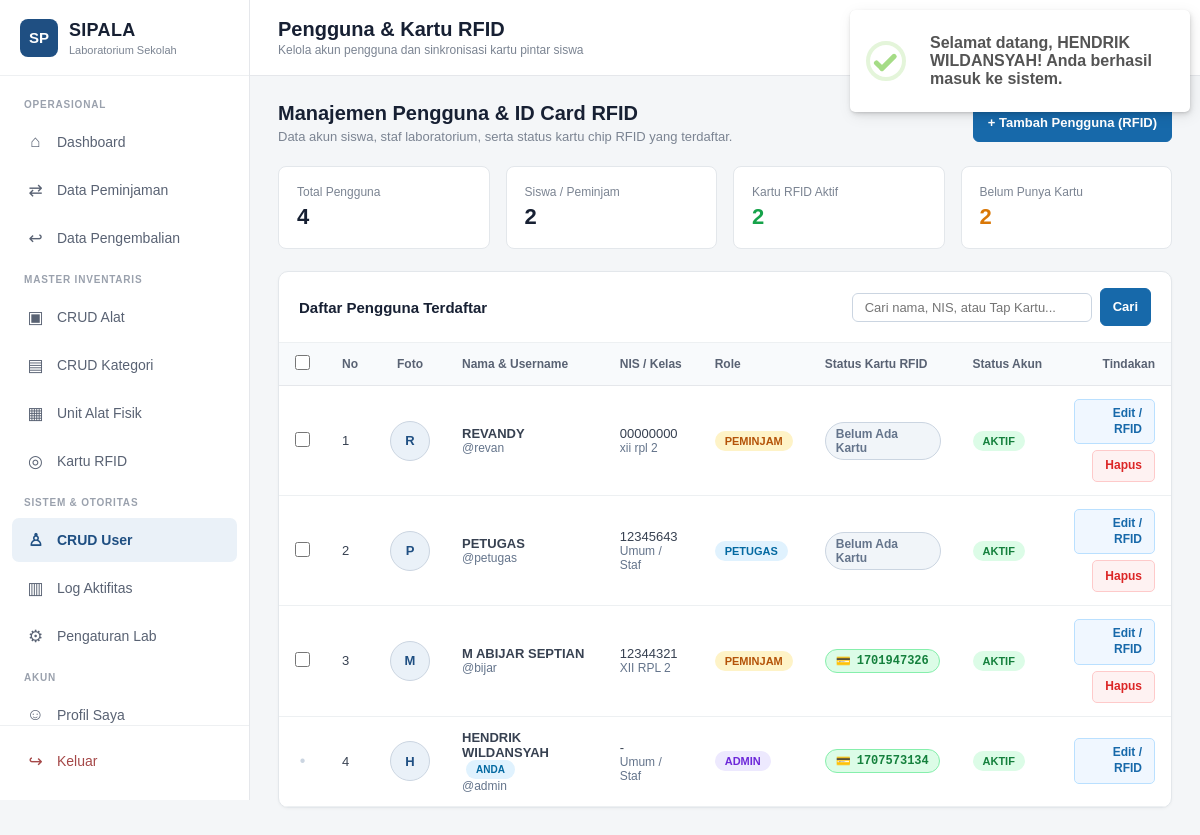
The app's page /admin/pengguna/index.php (signed in), older data.
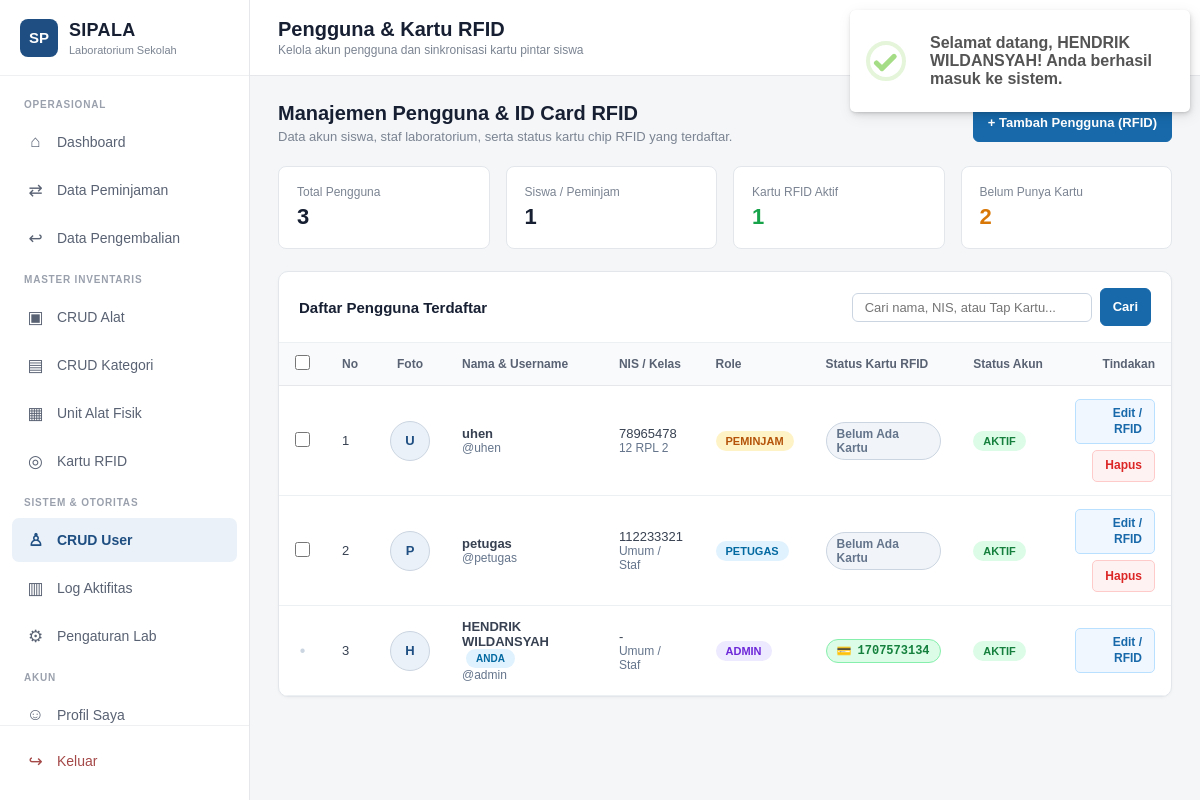
The same page, newer data.
### tables this page shows
CREATE TABLE `users` (
  `id` int(10) unsigned NOT NULL AUTO_INCREMENT,
  `nama` varchar(100) NOT NULL,
  `nis` varchar(32) DEFAULT NULL,
  `username` varchar(50) NOT NULL,
  `password` varchar(255) NOT NULL,
  `role` enum('admin','petugas','peminjam') NOT NULL DEFAULT 'peminjam',
  `kelas` varchar(50) DEFAULT NULL,
  `rfid_uid` varchar(100) DEFAULT NULL,
  `no_hp` varchar(25) DEFAULT NULL,
  `alamat` text DEFAULT NULL,
  `foto` varchar(255) DEFAULT NULL,
  `status` enum('aktif','nonaktif') NOT NULL DEFAULT 'aktif',
  `created_at` timestamp NOT NULL DEFAULT current_timestamp(),
  `updated_at` timestamp NOT NULL DEFAULT current_timestamp() ON UPDATE current_timestamp(),
  PRIMARY KEY (`id`),
  UNIQUE KEY `uq_users_username` (`username`),
  UNIQUE KEY `uq_users_nis` (`nis`),
  UNIQUE KEY `uq_users_rfid` (`rfid_uid`),
  KEY `idx_users_role_status` (`role`,`status`),
  KEY `idx_users_nama` (`nama`)
);

### includes/functions.php (called while the page is built, shortened)
<?php
if (!function_exists('e')) {
    function e(mixed $v): string {
        return htmlspecialchars((string)($v ?? ''), ENT_QUOTES, 'UTF-8');
    }
}

### admin/pengguna/index.php (the view, shortened to what the rows shown need)
<?php
require_once __DIR__ . '/../includes/admin.php';
$sql = 'SELECT id, nama, username, role, status, nis, kelas, rfid_uid, foto, created_at FROM users ';
$params = [];
$sql .= 'ORDER BY id DESC';
$stmt = $pdo->prepare($sql);
$stmt->execute($params);
$users = $stmt->fetchAll();
?>
<div class="head">
    <div>
        <h2>Manajemen Pengguna & ID Card RFID</h2>
    </div>
</div>
<div class="panel">
    <form method="post" id="formBulkUsers" action="index.php">
        <div class="table-wrap">
            <table>
                <thead>
                    <tr>
                        <th style="width:38px;text-align:center;">
                            <input type="checkbox" id="selectAll" onchange="toggleSelectAll(this)" title="Pilih Semua Pengguna" style="cursor:pointer;width:15px;height:15px;">
                        </th>
                        <th style="width:40px;">No</th>
                        <th style="width:52px;text-align:center;">Foto</th>
                        <th>Nama & Username</th>
                        <th>NIS / Kelas</th>
                        <th>Role</th>
                        <th>Status Kartu RFID</th>
                        <th>Status Akun</th>
                        <th style="text-align:right;">Tindakan</th>
                    </tr>
                </thead>
                <tbody>
                    <?php if (empty($users)): ?>
                        <tr>
                            <td colspan="9">
                                <div class="empty">Tidak ada data pengguna ditemukan.</div>
                            </td>
                        </tr>
                    <?php else: ?>
                        <?php foreach ($users as $i => $u): ?>
                            <tr>
                                <td style="text-align:center;">
                                    <?php if ((int)$u['id'] !== (int)$_SESSION['user_id']): ?>
                                        <input type="checkbox" name="selected_ids[]" value="<?= $u['id'] ?>" class="user-chk"
                                               data-name="<?= e($u['nama']) ?>" onchange="updateBulkUI()" style="cursor:pointer;width:15px;height:15px;">
                                    <?php else: ?>
                                        <span title="Akun Anda sendiri tidak dapat dipilih/dihapus" style="color:#cbd5e1;cursor:not-allowed;font-size:16px;">&bull;</span>
                                    <?php endif; ?>
                                </td>
                                <td><?= $i + 1 ?></td>
                                <td style="text-align:center;">
                                    <?php if (!empty($u['foto']) && file_exists(__DIR__ . '/../../' . $u['foto'])): ?>
                                        <img src="../../<?= e($u['foto']) ?>" alt="<?= e($u['nama']) ?>" class="sipala-zoomable-img"
                                             data-lightbox-src="../../<?= e($u['foto']) ?>"
                                             data-lightbox-title="<?= e($u['nama']) ?>"
                                             data-lightbox-sub="Username: @<?= e($u['username']) ?> &bull; Role: <?= ucfirst(e($u['role'])) ?>"
                                             data-lightbox-badge="Foto Profil"
                                             title="Klik untuk melihat foto profil ukuran penuh"
                                             style="width:40px;height:40px;border-radius:50%;object-fit:cover;border:1px solid #cbd5e1;display:inline-block;cursor:zoom-in;vertical-align:middle;">
                                    <?php else: ?>
                                        <div style="width:40px;height:40px;border-radius:50%;background:#eaf1f8;color:#1f4f82;border:1px solid #cbd5e1;display:inline-flex;align-items:center;justify-content:center;font-size:13px;font-weight:700;vertical-align:middle;">
                                            <?= strtoupper(substr($u['nama'], 0, 1)) ?>
                                        </div>
                                    <?php endif; ?>
                                </td>
                                <td>
                                    <strong><?= e($u['nama']) ?></strong>
                                    <?php if ((int)$u['id'] === (int)$_SESSION['user_id']): ?>
                                        <span class="badge" style="background:#e0f2fe;color:#0369a1;font-size:10px;margin-left:4px;">Anda</span>
                                    <?php endif; ?>
                                    <div style="font-size:12px;color:#64748b;">@<?= e($u['username']) ?></div>
                                </td>
                                <td>
                                    <div><?= e($u['nis'] ?: '-') ?></div>
                                    <div style="font-size:12px;color:#64748b;"><?= e($u['kelas'] ?: 'Umum / Staf') ?></div>
                                </td>
                                <td>
                                    <span class="badge <?= e($u['role']) ?>"><?= e($u['role']) ?></span>
                                </td>
                                <td>
                                    <?php if (!empty($u['rfid_uid'])): ?>
                                        <span class="rfid-badge rfid-badge-active" title="Nomor Chip RFID: <?= e($u['rfid_uid']) ?>">
                                            <span>&#x1F4B3;</span>
                                            <strong style="font-family:monospace;"><?= e($u['rfid_uid']) ?></strong>
                                        </span>
                                    <?php else: ?>
                                        <span class="rfid-badge rfid-badge-inactive">
                                            Belum Ada Kartu
                                        </span>
                                    <?php endif; ?>
                                </td>
                                <td>
                                    <span class="badge <?= e($u['status']) ?>"><?= e($u['status']) ?></span>
                                </td>
                                <td style="text-align:right;">
                                    <div class="actions" style="justify-content:flex-end;">
                                        <a class="btn btn-sm btn-edit" href="edit.php?id=<?= $u['id'] ?>" title="Edit data & daftarkan kartu RFID">
                                            Edit / RFID
                                        </a>
                                        <?php if ((int)$u['id'] !== (int)$_SESSION['user_id']): ?>
                                            <button type="button" class="btn btn-sm btn-danger"
                                               onclick="confirmDelete('hapus.php?id=<?= $u['id'] ?>', 'Pengguna <?= e(addslashes($u['nama'])) ?>')">
                                                Hapus
                                            </button>
                                        <?php endif; ?>
                                    </div>
                                </td>
                            </tr>
                        <?php endforeach; ?>
                    <?php endif; ?>
                </tbody>
            </table>
        </div>
    </form>
</div>

Row changes from the older to the newer data that the page shows:
removed users: nama "R", nama "REVANDY", username "revan", nis "00000000", kelas "xii rpl 2", role "PEMINJAM", shows "Belum Ada Kartu", status "AKTIF"
removed users: nama "P", nama "PETUGAS", username "petugas", nis "12345643", kelas "Umum / Staf", role "PETUGAS", shows "Belum Ada Kartu", status "AKTIF"
removed users: nama "M", nama "M ABIJAR SEPTIAN", username "bijar", nis "12344321", kelas "XII RPL 2", role "PEMINJAM", rfid_uid "1701947326", status "AKTIF"
added users: nama "U", nama "uhen", username "uhen", nis "78965478", kelas "12 RPL 2", role "PEMINJAM", shows "Belum Ada Kartu", status "AKTIF"
added users: nama "P", nama "petugas", username "petugas", nis "112233321", kelas "Umum / Staf", role "PETUGAS", shows "Belum Ada Kartu", status "AKTIF"
Text that changed along with them:
$totalUsers: "4" → "3"
$totalPeminjam: "2" → "1"
$totalRfid: "2" → "1"
